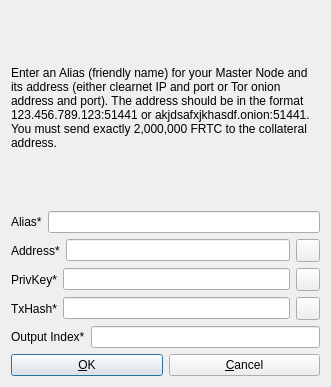
<?xml version="1.0" encoding="UTF-8"?>
<ui version="4.0">
 <class>AddEditAdrenalineNode</class>
 <widget class="QDialog" name="AddEditAdrenalineNode">
  <property name="geometry">
   <rect>
    <x>0</x>
    <y>0</y>
    <width>331</width>
    <height>387</height>
   </rect>
  </property>
  <property name="windowTitle">
   <string>Add/Edit FerretCoin Node</string>
  </property>
  <property name="styleSheet">
   <string notr="true"/>
  </property>
  <property name="modal">
   <bool>true</bool>
  </property>
  <layout class="QVBoxLayout" name="verticalLayout">
   <item>
    <widget class="QLabel" name="label_9">
     <property name="sizePolicy">
      <sizepolicy hsizetype="Preferred" vsizetype="Expanding">
       <horstretch>0</horstretch>
       <verstretch>0</verstretch>
      </sizepolicy>
     </property>
     <property name="text">
      <string>&lt;html&gt;&lt;head/&gt;&lt;body&gt;&lt;p&gt;Enter an Alias (friendly name) for your Master Node and its address (either clearnet IP and port or Tor onion address and port). The address should be in the format 123.456.789.123:51441 or akjdsafxjkhasdf.onion:51441. You must send exactly 2,000,000 FRTC to the collateral address.&lt;/p&gt;&lt;/body&gt;&lt;/html&gt;</string>
     </property>
     <property name="wordWrap">
      <bool>true</bool>
     </property>
    </widget>
   </item>
   <item>
    <layout class="QHBoxLayout" name="horizontalLayout_4">
     <property name="bottomMargin">
      <number>0</number>
     </property>
     <item>
      <widget class="QLabel" name="label_4">
       <property name="text">
        <string>Alias*</string>
       </property>
      </widget>
     </item>
     <item>
      <widget class="QLineEdit" name="aliasLineEdit"/>
     </item>
    </layout>
   </item>
   <item>
    <layout class="QHBoxLayout" name="horizontalLayout_5">
     <property name="bottomMargin">
      <number>0</number>
     </property>
     <item>
      <widget class="QLabel" name="label_6">
       <property name="text">
        <string>Address*</string>
       </property>
      </widget>
     </item>
     <item>
      <widget class="QLineEdit" name="addressLineEdit"/>
     </item>
     <item>
      <widget class="QToolButton" name="AddEditAddressPasteButton">
       <property name="toolTip">
        <string>Paste address from clipboard</string>
       </property>
       <property name="text">
        <string/>
       </property>
       <property name="icon">
        <iconset resource="../bitcoin.qrc">
         <normaloff>:/icons/editpaste</normaloff>:/icons/editpaste</iconset>
       </property>
       <property name="shortcut">
        <string>Alt+P</string>
       </property>
      </widget>
     </item>
    </layout>
   </item>
   <item>
    <layout class="QHBoxLayout" name="horizontalLayout_3">
     <property name="bottomMargin">
      <number>0</number>
     </property>
     <item>
      <widget class="QLabel" name="label_5">
       <property name="text">
        <string>PrivKey*</string>
       </property>
      </widget>
     </item>
     <item>
      <widget class="QLineEdit" name="privkeyLineEdit"/>
     </item>
     <item>
      <widget class="QToolButton" name="AddEditPrivkeyPasteButton">
       <property name="toolTip">
        <string>Paste address from clipboard</string>
       </property>
       <property name="text">
        <string/>
       </property>
       <property name="icon">
        <iconset resource="../bitcoin.qrc">
         <normaloff>:/icons/editpaste</normaloff>:/icons/editpaste</iconset>
       </property>
       <property name="shortcut">
        <string>Alt+P</string>
       </property>
      </widget>
     </item>
    </layout>
   </item>
   <item>
    <layout class="QHBoxLayout" name="horizontalLayout_2">
     <property name="bottomMargin">
      <number>0</number>
     </property>
     <item>
      <widget class="QLabel" name="label_2">
       <property name="text">
        <string>TxHash*</string>
       </property>
      </widget>
     </item>
     <item>
      <widget class="QLineEdit" name="txhashLineEdit"/>
     </item>
     <item>
      <widget class="QToolButton" name="AddEditTxhashPasteButton">
       <property name="toolTip">
        <string>Paste address from clipboard</string>
       </property>
       <property name="text">
        <string/>
       </property>
       <property name="icon">
        <iconset resource="../bitcoin.qrc">
         <normaloff>:/icons/editpaste</normaloff>:/icons/editpaste</iconset>
       </property>
       <property name="shortcut">
        <string>Alt+P</string>
       </property>
      </widget>
     </item>
    </layout>
   </item>
   <item>
    <layout class="QHBoxLayout" name="horizontalLayout_8">
     <property name="bottomMargin">
      <number>0</number>
     </property>
     <item>
      <widget class="QLabel" name="label_8">
       <property name="text">
        <string>Output Index*</string>
       </property>
      </widget>
     </item>
     <item>
      <widget class="QLineEdit" name="outputindexLineEdit"/>
     </item>
    </layout>
   </item>
   <item>
    <layout class="QHBoxLayout" name="horizontalLayout_Buttons">
     <item>
      <widget class="QPushButton" name="okButton">
       <property name="text">
        <string>&amp;OK</string>
       </property>
      </widget>
     </item>
     <item>
      <widget class="QPushButton" name="cancelButton">
       <property name="text">
        <string>&amp;Cancel</string>
       </property>
       <property name="autoDefault">
        <bool>false</bool>
       </property>
      </widget>
     </item>
    </layout>
   </item>
  </layout>
 </widget>
 <resources>
  <include location="../bitcoin.qrc"/>
 </resources>
 <connections/>
</ui>
